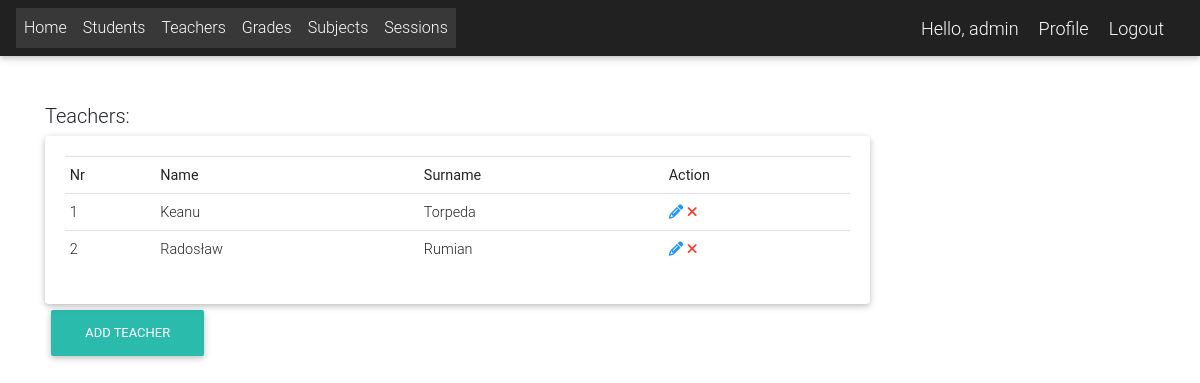
The app's page /teacher_list/ (signed in), older data.
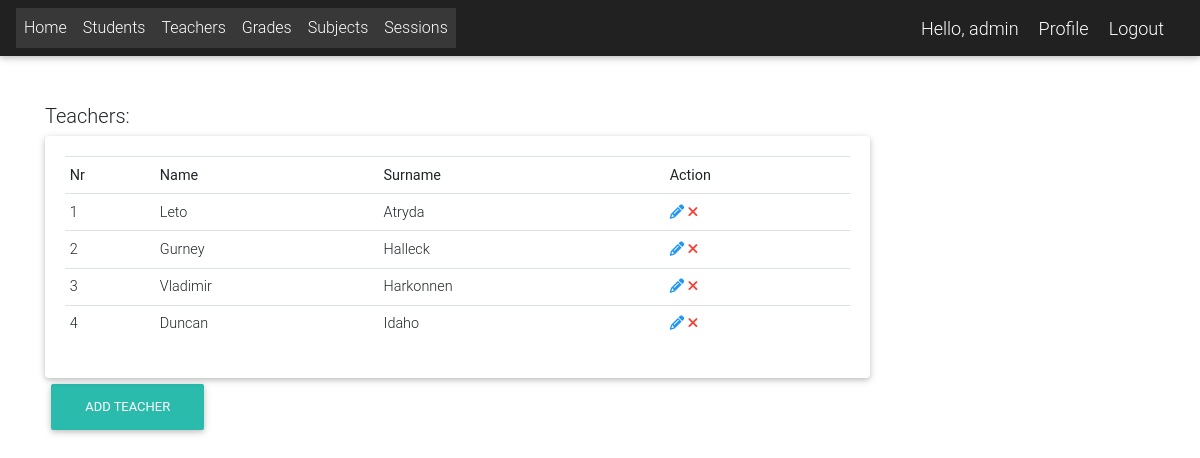
The same page, newer data.
### app/models.py (models this page shows, shortened)
class User(AbstractUser):
    is_student = models.BooleanField(default=False)
    is_teacher = models.BooleanField(default=False)
    is_director = models.BooleanField(default=False)
    phone = models.CharField(max_length=60, blank=True, null=True)
    address = models.CharField(max_length=60, blank=True, null=True)
    email = models.EmailField(blank=True, null=True)
    username_validator = ASCIIUsernameValidator()
    def get_full_name(self):
        full_name = self.username
        if self.first_name and self.last_name:
            full_name = self.last_name + " " + self.first_name
        return full_name

class Teacher(models.Model):
    user = models.OneToOneField(User, on_delete=models.CASCADE)

### app/decorators.py (the view)
    def wrapped_func(request, *args, **kwargs):
        request = is_logged_in(request)
        resp = func(request, *args, **kwargs)
        return resp

### app/utils.py (called while the page is built)
def is_logged_in(request):
    if request.user.is_authenticated:
        return request
    raise PermissionDenied

### app/views.py (called while the page is built)
def teachers_subject(teacher):
    subjects = Subject.objects.all()
    sub_array = []
    iterator = SubjectIterator(items=subjects, teacher=teacher)
    while iterator.has_next():
        item = iterator.next()
        sub_array.append(item)
    return sub_array

@login_required
def teacher_list(request):
    teachers = Teacher.objects.all()
    subject_list2 = []
    for x in teachers:
        subject_list2.append(teachers_subject(x))
    context = {
        'teachers': teachers,
        'subjects': subject_list2
    }
    return render(request, 'teachers/teacher_list.html', context)

    def has_next(self):
        return False if self.indx >= len(self.items) else True

    def next(self):
        item = self.items[self.indx]
        self.indx += 1
        return item

### templates/teachers/teacher_list.html (shortened to what this page needs)
{% extends 'Links.html' %}
{% block content %}
    <div class="container ">
        <br><br>
        <div class="row">
            <div class="col-md-9">
                <h5>Teachers:</h5>
                <div class="card card-body">
                    <table class="table table-sm">
                        <tr>
                            <th>Nr</th>
                            <th>Name</th>
                            <th>Surname</th>
                            {% if request.user.is_superuser or request.user.is_director %}
                                <th>Action</th>
                            {% endif %}
                        </tr>
                        {% for t in teachers %}
                            <tr>
                                <td> {{ forloop.counter }}</td>
                                <td>{{ t.user.first_name }} </td>
                                <td>{{ t.user.last_name }} </td>
                                {% if request.user.is_superuser or request.user.is_director %}
                                    <td>
                                        <a data-toggle="tooltip" title="Edit" href="{% url 'edit_teacher' pk=t.pk %}"
                                           class="blue-text"><i class="fa fa-pencil"></i></a>
                                        <a data-toggle="tooltip" title="Delete"
                                           href="{% url 'delete_teacher' pk=t.pk %}" class="red-text"><i
                                                class="fa fa-times"></i></a>
                                    </td>
                                {% endif %}
                            </tr>
                        {% endfor %}
                    </table>
                </div>
                {% if request.user.is_superuser or request.user.is_director %}
                    <a class="btn btn-default btn-rounded mb-4" href="{% url 'teacher_add' %}" role="button">Add Teacher</a>
                {% endif %}
            </div>
        </div>
        <br><br>
    </div>
{% endblock %}

### templates/Links.html (shortened to what this page needs)
{% load static %}
<html>
<head>
    <link rel="stylesheet" href="https://stackpath.bootstrapcdn.com/bootstrap/4.5.0/css/bootstrap.min.css"
>
    <link rel="stylesheet" href="https://maxcdn.bootstrapcdn.com/font-awesome/4.7.0/css/font-awesome.min.css">
    <link href="{% static 'css/bootstrap.min.css' %}" rel="stylesheet">
    <link href="{% static 'css/mdb.min.css' %}" rel="stylesheet">
</head>
{% include 'navbar.html' %}
<body>
{% block content %}{% endblock %}
<br>
</body>
</html>

### templates/navbar.html (shortened to what this page needs)
{% load static %}
<nav class="navbar navbar-expand-lg navbar-dark bg-dark">
    <div class="collapse navbar-collapse" id="navbarNav">
        {% if request.user.is_authenticated %}
            <ul class="navbar-nav">
                <li class="nav-item active">
                    <a class="nav-link" href="{% url 'home' %}">Home</a>
                </li>
                <li class="nav-item active">
                    <a class="nav-link" href="{% url 'student_list' %}">Students</a>
                </li>
                <li class="nav-item active">
                    <a class="nav-link" href="{% url 'teacher_list' %}">Teachers</a>
                </li>
                <li class="nav-item active">
                    <a class="nav-link" href="{% url 'grades_list' %}">Grades</a>
                </li>
                <li class="nav-item active">
                    <a class="nav-link" href="{% url 'subject_list' %}">Subjects</a>
                    {% if  request.user.is_superuser or request.user.is_director %}
                        </li>
                        <li class="nav-item active">
                        <a class="nav-link" href="{% url 'session_list' %}">Sessions</a>
                    {% endif %}
            </ul>
            </div>
            <span class="greet">Hello, {{ request.user.get_full_name }}</span>
            <span><a class="greet" href="{% url 'profile' %}">Profile</a></span>
            <span><a class="greet" href="{% url 'logout' %}">Logout</a></span>
        {% endif %}
</nav>

### templates/navbar.html (style rules this page uses)
.greet { font-size: 18px; color: #fff; margin-right: 20px; }

Row changes from the older to the newer data that the page shows:
removed Teacher: user.first_name "Keanu", user.last_name "Torpeda"
removed Teacher: user.first_name "Radosław", user.last_name "Rumian"
added Teacher: user.first_name "Leto", user.last_name "Atryda"
added Teacher: user.first_name "Gurney", user.last_name "Halleck"
added Teacher: user.first_name "Vladimir", user.last_name "Harkonnen"
added Teacher: user.first_name "Duncan", user.last_name "Idaho"
